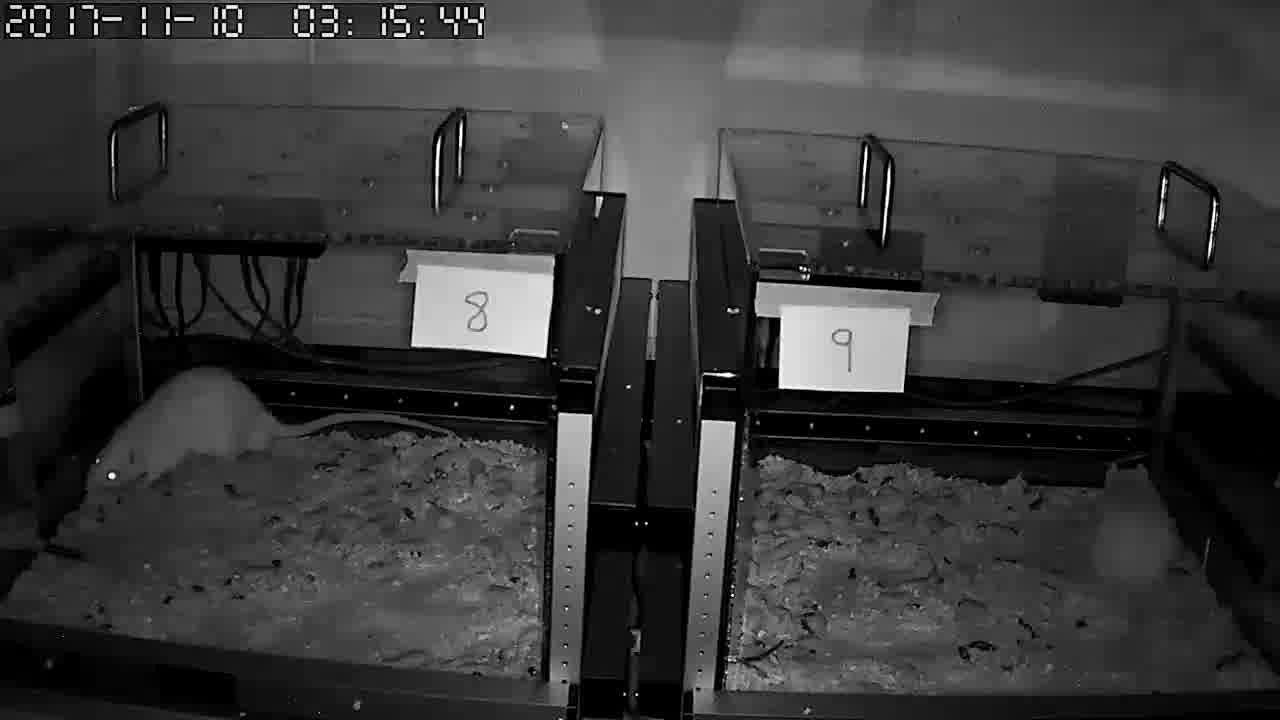
#> input picture imagenes/output_00011.jpg, 1280 x 720 px, given in place of output_00006.jpg, which was not available
$ python despliega_dos_imagen_y_corta_analiza.py
#> lines starting #> are read from the running program, lines starting #| are printed output that depends on the picture; pictures that were not available may be replaced by others from this repository, and a replacement may not be noted
#> in LeeIMG, img is the input picture: shape (720, 1280, 3); min 0, max 255, mean 57.6
import numpy as np
import matplotlib.pyplot as plt
import matplotlib.image as mpimg

def corta_imagen(i1=0, j1=0, img=0):
#> called with i1 = 400, j1 = 700
  i2 = 700
  j2 = 1200

  ii1 = 1
  ii2 = 50
  jj1 = 200
  jj2 = 500

  imgB = np.zeros((i2-i1+ii2-ii1+2, j2-j1+jj2-jj1+2))

  img1 = img[ii1:ii2, jj1:jj2]
  img2 = img[i1:i2, j1:j2]

  imgB[1:(ii2-ii1+1),1:(jj2-jj1+1)] = img1
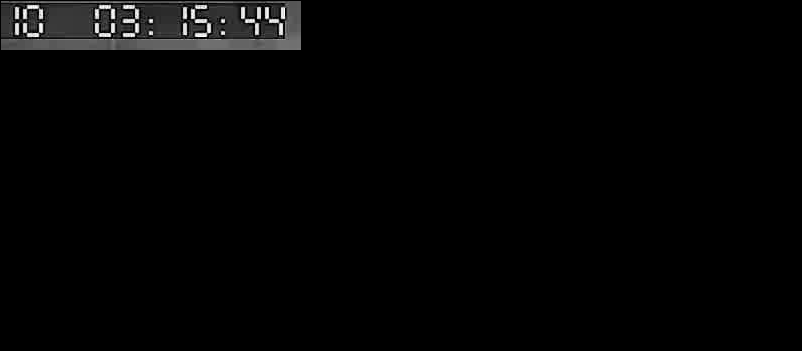
#> imgB: shape (351, 802) float64; min 0, max 255, mean 3.9
  imgB[(ii2-ii1+2):(ii2-ii1+2)+(i2-i1)+1, (jj2-jj1+2):(jj2-jj1+2)+(j2-j1)+1] = img2
  return imgB

def despliega_imgN(imgB=''):
#  plt.ion()
  plt.imshow(imgB, cmap='gray')
#  plt.title(ns)
  #plt.axis("off")  # Oculta los ejes
#  plt.ioff()
  plt.show()


def despliega_img(file=''):
  img = mpimg.imread(file)
  i1 = 400
  i2 = 700
  j1 = 700
  j2 = 1200

  ii1 = 1
  ii2 = 50
  jj1 = 200
  jj2 = 500

  imgB = np.zeros((i2-i1+ii2-ii1+2, j2-j1+jj2-jj1+2))

  img1 = img[ii1:ii2, jj1:jj2]
  img2 = img[i1:i2, j1:j2]

  imgB[1:(ii2-ii1+1),1:(jj2-jj1+1)] = img1[:,:,0]
  imgB[(ii2-ii1+2):(ii2-ii1+2)+(i2-i1)+1, (jj2-jj1+2):(jj2-jj1+2)+(j2-j1)+1] = img2[:,:,0]

  print(img.shape)

  plt.ion()
  plt.imshow(imgB)
#  plt.title(ns)
  #plt.axis("off")  # Oculta los ejes
  plt.ioff()
#  plt.show()


print('549 imagenes')

def LeeIMG(n=0):
  print('549 imagenes')
  min = 15
  seg = 34

  print('tiempo inicial MIN, SEG: ' + str(min), ' : ', str(seg))

  if n < 10:
    ns = '00' + str(n+1)
  elif n < 100:
    ns = '0' + str(n+1)
  else:
    ns = str(n)

  file = "./imagenes/"+ "output_00" + ns + '.jpg'
  print(file)
  img = mpimg.imread(file)
  return img[:,:,0]

img1 = LeeIMG(5)
img1 = corta_imagen(400, 700, img1)

img2 = LeeIMG(6)
#> call 2 of LeeIMG, with n = 6
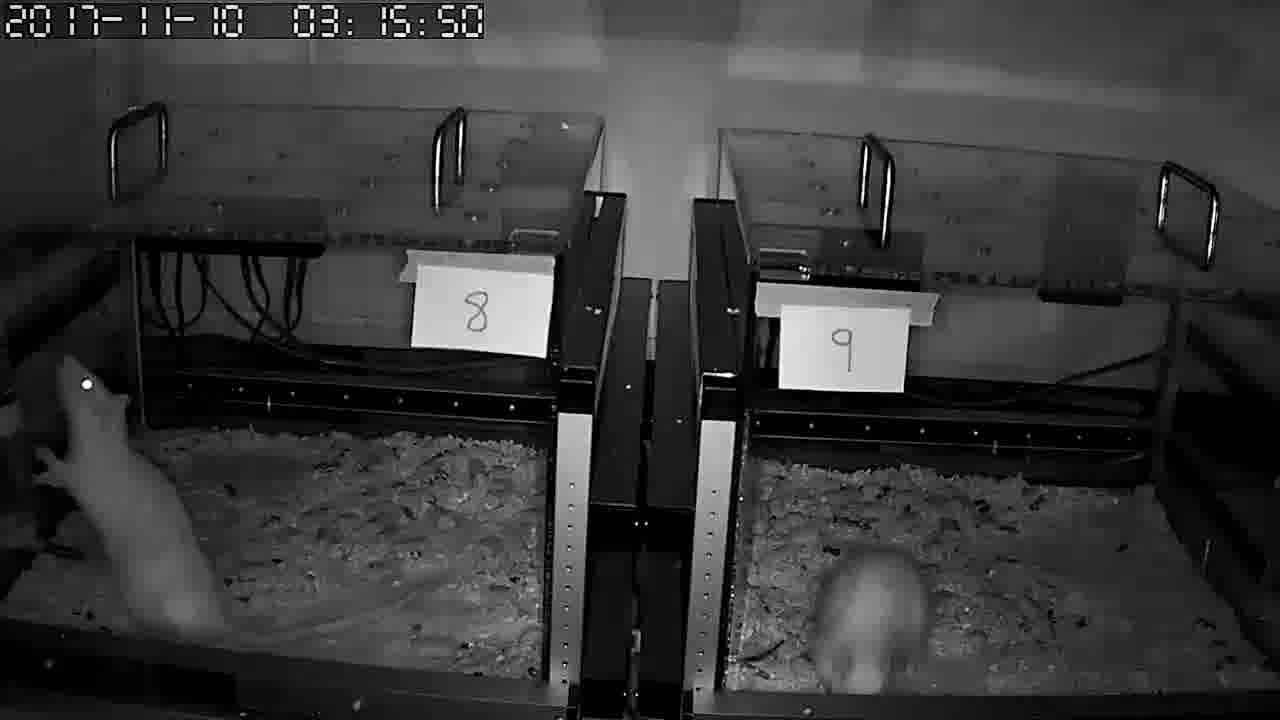
#> input picture imagenes/output_00017.jpg, 1280 x 720 px, given in place of output_00007.jpg, which was not available
#> in LeeIMG, img is the input picture: shape (720, 1280, 3); min 0, max 255, mean 57.8
img2 = corta_imagen(400, 700, img2)
#> call 2 of corta_imagen, with i1 = 400, j1 = 700
#> in corta_imagen (call 2), `img1 = img[ii1:ii2, jj1:jj2]`:
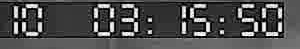
#> img1: shape (49, 300); min 0, max 255, mean 76.6
#> in corta_imagen (call 2), `img2 = img[i1:i2, j1:j2]`:
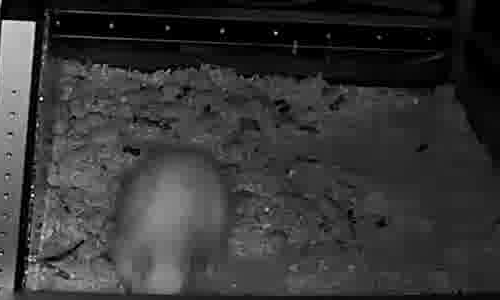
#> img2: shape (300, 500); min 0, max 255, mean 53.7
#> in corta_imagen (call 2), `imgB[(ii2-ii1+2):(ii2-ii1+2)+(i2-i1)+1, (jj2-jj1+2):(jj2-jj1+2)+(j2-j1..`:
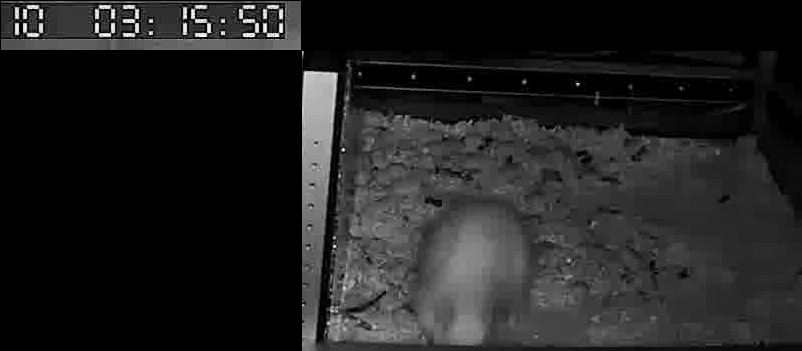
#> imgB: shape (351, 802) float64; min 0, max 255, mean 32.6

ss = img1.shape
#> ss = (351, 802)

i1 = ss[0]
#> i1 = 351
j1 = ss[1]
#> j1 = 802

imgn = np.zeros((2*i1+1, j1))
imgn[1:(i1+1),:] = img1
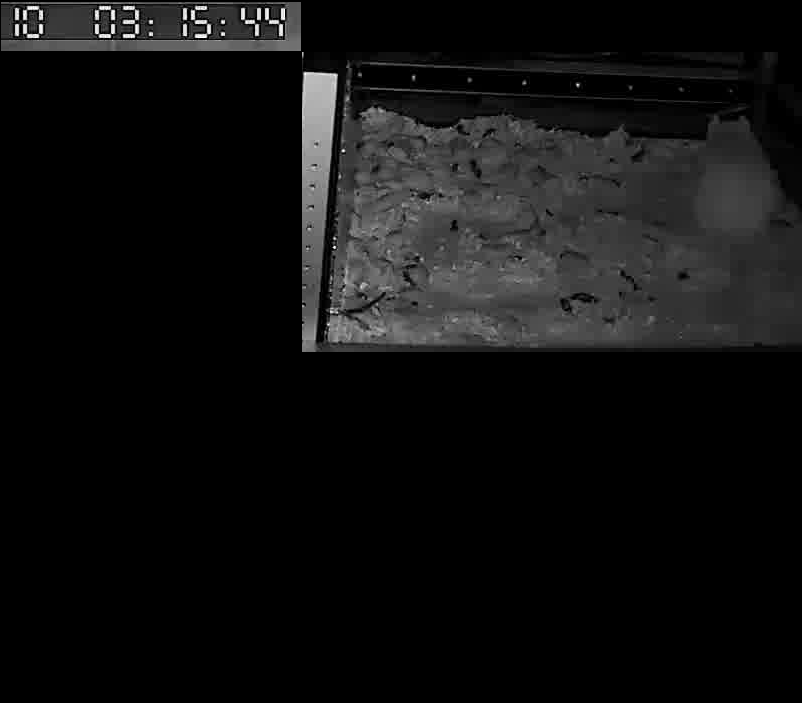
#> imgn: shape (703, 802) float64; min 0, max 255, mean 16

imgn[(i1+1):(i1+1+i1),:] = img2
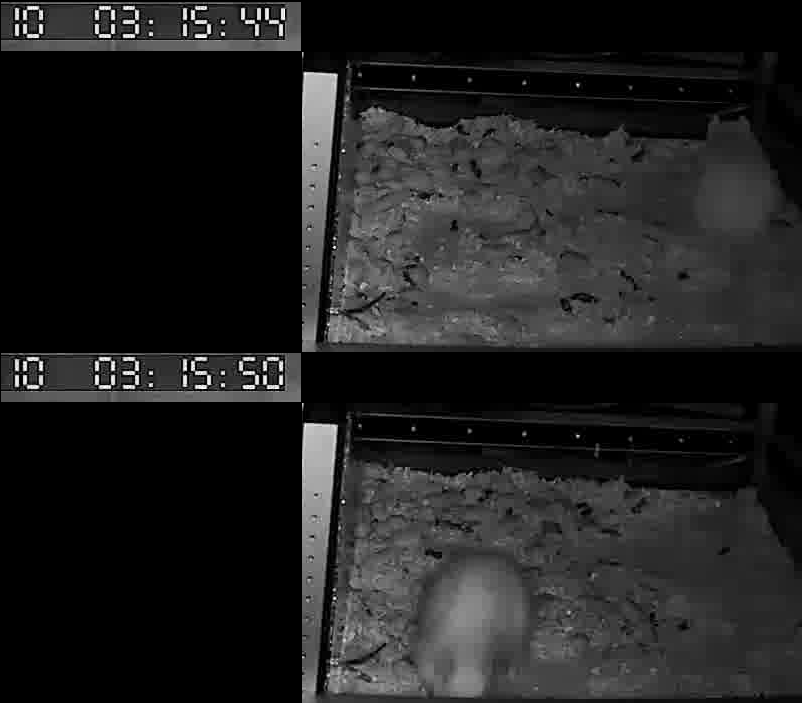
#> imgn: shape (703, 802) float64; min 0, max 255, mean 32.3

despliega_imgN(imgn)
